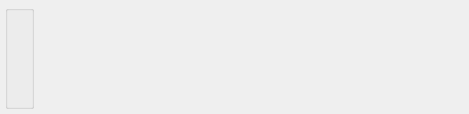
<?xml version="1.0" encoding="UTF-8"?>
<ui version="4.0">
 <comment>This file is part of the xTuple ERP: PostBooks Edition, a free and
open source Enterprise Resource Planning software suite,
Copyright (c) 1999-2018 by OpenMFG LLC, d/b/a xTuple.
It is licensed to you under the Common Public Attribution License
version 1.0, the full text of which (including xTuple-specific Exhibits)
is available at www.xtuple.com/CPAL.  By using this software, you agree
to be bound by its terms.</comment>
 <class>dspShipmentsByDate</class>
 <widget class="QWidget" name="dspShipmentsByDate">
  <property name="enabled">
   <bool>true</bool>
  </property>
  <property name="geometry">
   <rect>
    <x>0</x>
    <y>0</y>
    <width>469</width>
    <height>114</height>
   </rect>
  </property>
  <property name="sizePolicy">
   <sizepolicy hsizetype="Preferred" vsizetype="Preferred">
    <horstretch>0</horstretch>
    <verstretch>0</verstretch>
   </sizepolicy>
  </property>
  <property name="windowTitle">
   <string>Shipments by Date</string>
  </property>
  <layout class="QHBoxLayout" name="horizontalLayout">
   <item>
    <widget class="WarehouseGroup" name="_warehouse"/>
   </item>
   <item>
    <layout class="QVBoxLayout">
     <property name="spacing">
      <number>0</number>
     </property>
     <item>
      <widget class="DateCluster" name="_dates"/>
     </item>
     <item>
      <spacer name="Spacer51">
       <property name="orientation">
        <enum>Qt::Vertical</enum>
       </property>
       <property name="sizeType">
        <enum>QSizePolicy::Preferred</enum>
       </property>
       <property name="sizeHint" stdset="0">
        <size>
         <width>20</width>
         <height>0</height>
        </size>
       </property>
      </spacer>
     </item>
    </layout>
   </item>
   <item>
    <spacer name="Spacer421">
     <property name="orientation">
      <enum>Qt::Horizontal</enum>
     </property>
     <property name="sizeType">
      <enum>QSizePolicy::Expanding</enum>
     </property>
     <property name="sizeHint" stdset="0">
      <size>
       <width>0</width>
       <height>20</height>
      </size>
     </property>
    </spacer>
   </item>
  </layout>
 </widget>
 <layoutdefault spacing="5" margin="5"/>
 <customwidgets>
  <customwidget>
   <class>DateCluster</class>
   <extends>QWidget</extends>
   <header>datecluster.h</header>
   <container>1</container>
  </customwidget>
  <customwidget>
   <class>WarehouseGroup</class>
   <extends>QGroupBox</extends>
   <header>warehousegroup.h</header>
   <container>1</container>
  </customwidget>
 </customwidgets>
 <tabstops>
  <tabstop>_dates</tabstop>
 </tabstops>
 <includes>
  <include location="global">parameter.h</include>
 </includes>
 <resources/>
 <connections/>
</ui>
